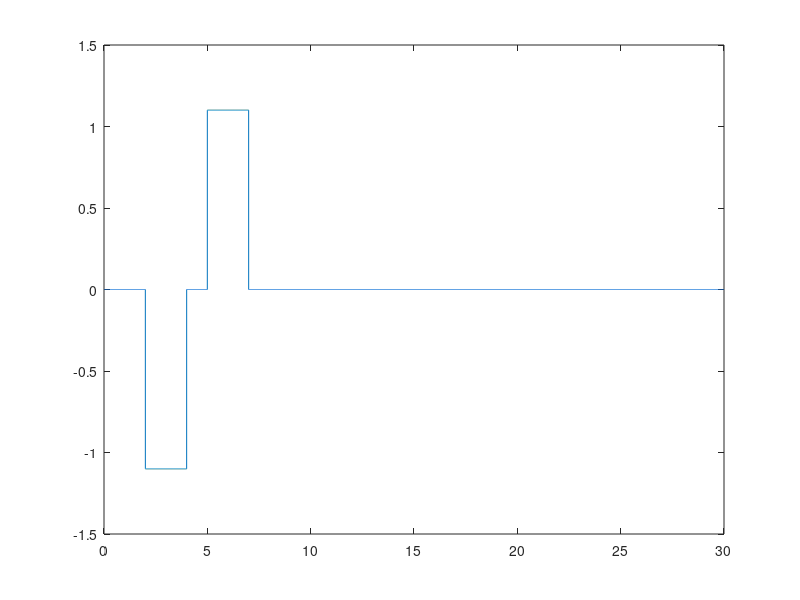
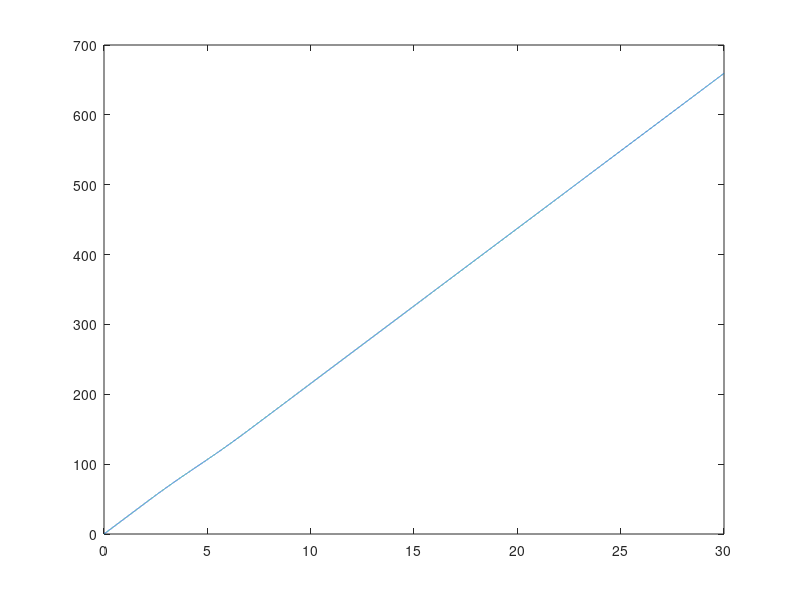
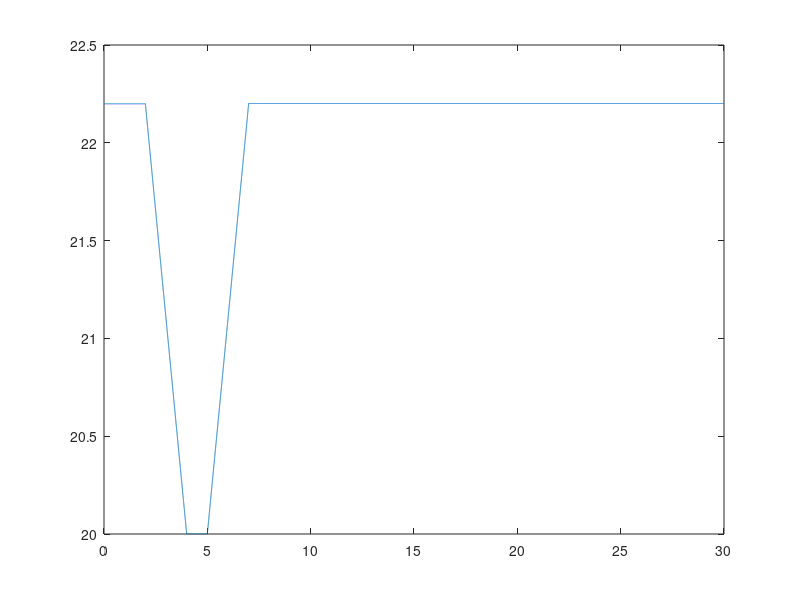

Recreate these plots in MATLAB, in order.
function zadanie1()
    dt = 0.001;
    t = 0:dt:30;
    N = length(t);
    przyspie = zeros(N,1);
    predkosc = zeros(N,1);
    polozenie = zeros(N,1);
    polozenie(1) = 0;
    predkosc(1) = 22.2;
    for n = 2:N
        if t(n)<= 2
            przyspie(n) = 0;
        end
        if t(n) > 2 && t(n) < 4
            przyspie(n) = -1.1;
        end
        if t(n) >=4 && t(n) < 5
            przyspie(n) = 0;
        end

        if t(n) >= 5 && t(n) < 7
            przyspie(n) = 1.1;
        end

        if t(n) > 7
            przyspie(n) = 0;
        end
        predkosc(n) = predkosc(n-1) + dt*przyspie(n-1);
        polozenie(n) = polozenie(n-1) + dt*predkosc(n-1);
    end

figure(1)
plot(t,przyspie);
figure(2)
plot(t,polozenie);
figure(3)
plot(t,predkosc);



